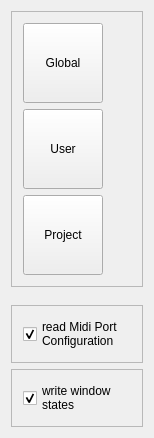
<?xml version="1.0" encoding="UTF-8"?>
<ui version="4.0">
 <class>FileDialogButtons</class>
 <widget class="QWidget" name="FileDialogButtons">
  <property name="geometry">
   <rect>
    <x>0</x>
    <y>0</y>
    <width>154</width>
    <height>438</height>
   </rect>
  </property>
  <property name="windowTitle">
   <string>fdialogbuttons</string>
  </property>
  <layout class="QVBoxLayout" name="verticalLayout">
   <item>
    <widget class="QFrame" name="pathGroup">
     <property name="frameShape">
      <enum>QFrame::StyledPanel</enum>
     </property>
     <property name="frameShadow">
      <enum>QFrame::Raised</enum>
     </property>
     <property name="lineWidth">
      <number>0</number>
     </property>
     <layout class="QVBoxLayout" name="verticalLayout_2">
      <item>
       <widget class="QToolButton" name="globalButton">
        <property name="minimumSize">
         <size>
          <width>80</width>
          <height>80</height>
         </size>
        </property>
        <property name="text">
         <string>Global</string>
        </property>
        <property name="iconSize">
         <size>
          <width>48</width>
          <height>48</height>
         </size>
        </property>
        <property name="checkable">
         <bool>true</bool>
        </property>
        <property name="toolButtonStyle">
         <enum>Qt::ToolButtonTextUnderIcon</enum>
        </property>
       </widget>
      </item>
      <item>
       <widget class="QToolButton" name="userButton">
        <property name="minimumSize">
         <size>
          <width>80</width>
          <height>80</height>
         </size>
        </property>
        <property name="text">
         <string>User</string>
        </property>
        <property name="iconSize">
         <size>
          <width>48</width>
          <height>48</height>
         </size>
        </property>
        <property name="checkable">
         <bool>true</bool>
        </property>
        <property name="toolButtonStyle">
         <enum>Qt::ToolButtonTextUnderIcon</enum>
        </property>
       </widget>
      </item>
      <item>
       <widget class="QToolButton" name="projectButton">
        <property name="minimumSize">
         <size>
          <width>80</width>
          <height>80</height>
         </size>
        </property>
        <property name="text">
         <string>Project</string>
        </property>
        <property name="iconSize">
         <size>
          <width>48</width>
          <height>48</height>
         </size>
        </property>
        <property name="checkable">
         <bool>true</bool>
        </property>
        <property name="toolButtonStyle">
         <enum>Qt::ToolButtonTextUnderIcon</enum>
        </property>
       </widget>
      </item>
     </layout>
    </widget>
   </item>
   <item>
    <spacer name="Spacer1">
     <property name="orientation">
      <enum>Qt::Vertical</enum>
     </property>
     <property name="sizeType">
      <enum>QSizePolicy::Expanding</enum>
     </property>
     <property name="sizeHint" stdset="0">
      <size>
       <width>20</width>
       <height>245</height>
      </size>
     </property>
    </spacer>
   </item>
   <item>
    <widget class="QFrame" name="readMidiPortsGroup">
     <property name="frameShape">
      <enum>QFrame::StyledPanel</enum>
     </property>
     <property name="frameShadow">
      <enum>QFrame::Raised</enum>
     </property>
     <layout class="QVBoxLayout" name="verticalLayout_3">
      <item>
       <widget class="QCheckBox" name="readMidiPortsButton">
        <property name="text">
         <string>read Midi Port
Configuration</string>
        </property>
        <property name="checkable">
         <bool>true</bool>
        </property>
        <property name="checked">
         <bool>true</bool>
        </property>
       </widget>
      </item>
     </layout>
    </widget>
   </item>
   <item>
    <widget class="QFrame" name="writeWinStateGroup">
     <property name="frameShape">
      <enum>QFrame::StyledPanel</enum>
     </property>
     <property name="frameShadow">
      <enum>QFrame::Raised</enum>
     </property>
     <layout class="QVBoxLayout" name="verticalLayout_4">
      <item>
       <widget class="QCheckBox" name="writeWinStateButton">
        <property name="text">
         <string>write window
states</string>
        </property>
        <property name="checked">
         <bool>true</bool>
        </property>
       </widget>
      </item>
     </layout>
    </widget>
   </item>
  </layout>
 </widget>
 <layoutdefault spacing="6" margin="11"/>
 <resources/>
 <connections/>
</ui>
